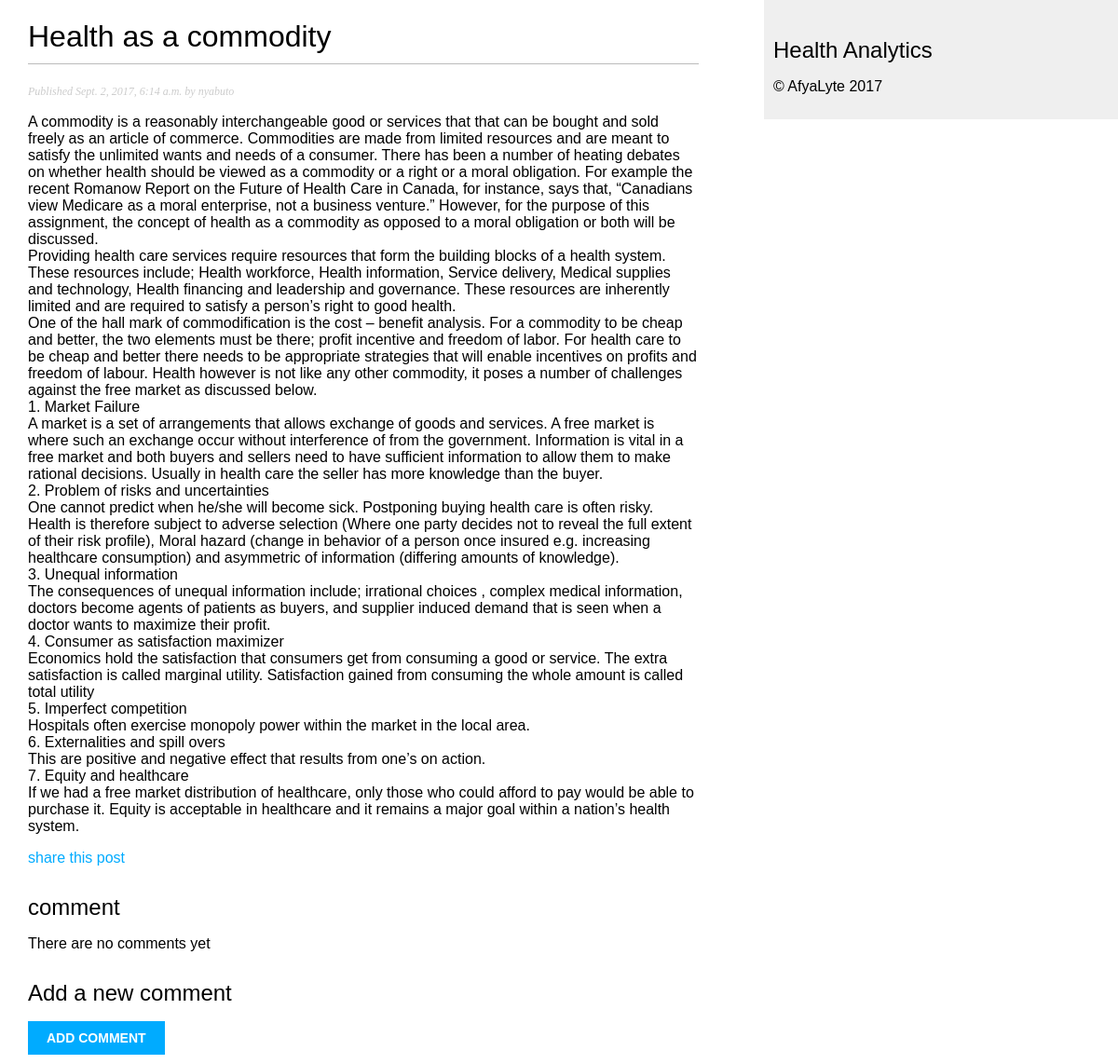
Page /blog/2017/09/02/health-commodity/ on the committed database.
### blog/models.py (models this page shows, shortened)
class Post(models.Model):
    STATUS_CHOICES = (
        ('draft', 'Draft'),
        ('published', 'Published'),
    )
    title = models.CharField(max_length=250)
    slug = models.SlugField(max_length=250,
                            unique_for_date='publish')
    author = models.ForeignKey(User,
                               related_name='blog_posts')
    body = models.TextField()
    publish = models.DateTimeField(default=timezone.now())
    created = models.DateTimeField(auto_now_add=True)
    updated = models.DateTimeField(auto_now=True)
    status = models.CharField(max_length=10,
                              choices=STATUS_CHOICES,
                              default='draft')
    class meta:
        ordering = ('-publish',)

### blog/views.py (the view)
def post_detail(request, year, month, day, post):
    post = get_object_or_404(Post, slug=post,
                             publish__year=year,
                             publish__month=month,
                             publish__day=day)
    return render(request,
                  'blog/post/detail.html',
                  {'post': post})

### blog/templates/blog/post/detail.html (shortened to what this page needs)
{% extends 'blog/base.html' %}
{% block content %}
    <h1>{{ post.title }}</h1>
    <p class="date">
    Published {{ post.publish }} by {{ post.author }}
    </p>
    {{ post.body|linebreaks }}
    <p>
    <a href="{% url 'blog:post_share' post.id %}">
        share this post
    </a>
    </p>
    {% with comments.count as total_comments %}
        <h2>
        {{ total_comments }} comment{{ total_comments|pluralize }}
        </h2>
    {% endwith %}
    {% for comment in comments %}
        <div class="comment">
        <p class="info">
            comment {{ forloop.counter }} by {{ comment.name }}
            {{ comment.created }}
        </p>
        {{ comment.body|linebreaks }}
        </div>
    {% empty %}
        <p>There are no comments yet</p>
    {% endfor %}
    {% if new_comment %}
        <h2>Your comment has been added</h2>
    {% else %}
        <h2>Add a new comment</h2>
        <form action="." method="post">
        <p><input type="submit" value="Add comment"></p>
        </form>
    {% endif %}
{% endblock %}

### blog/static/css/style.css (style rules this page uses)
body { margin:0; padding:0; font-family:helvetica, sans-serif; }
a { color:#00abff; text-decoration:none; }
h1 { font-weight:normal; border-bottom:1px solid #bbb; padding:0 0 10px 0; }
h2 { font-weight:normal; margin:30px 0 0; }
p.date { color:#ccc; font-family: georgia, serif; font-size: 12px; font-style: italic; }
input, textarea { clear:both; float:left; margin:0 0 10px; background:#ededed; border:0; padding:6px 10px; font-size:12px; }
input[type=submit] { font-weight:bold; background:#00abff; color:#fff; padding:10px 20px; font-size:14px; text-transform:uppercase; }

### rows in the picture
Post: title "Health as a commodity", publish "Sept. 2, 2017, 6:14 a.m.", author "nyabuto", body "A commodity is a reasonably interchangeable good or services that that can be bought and sold freely as an article of commerce. Commodities are made from limited resources and are meant to satisfy the unlimited wants and needs of a consumer. There has been a number of heating debates on whether health should be viewed as a commodity or a right or a moral obligation. For example the recent Romanow Report on the Future of Health Care in Canada, for instance, says that, “Canadians view Medicare as a moral enterprise, not a business venture.” However, for the purpose of this assignment, the concept of health as a commodity as opposed to a moral obligation or both will be discussed. Providing…"
